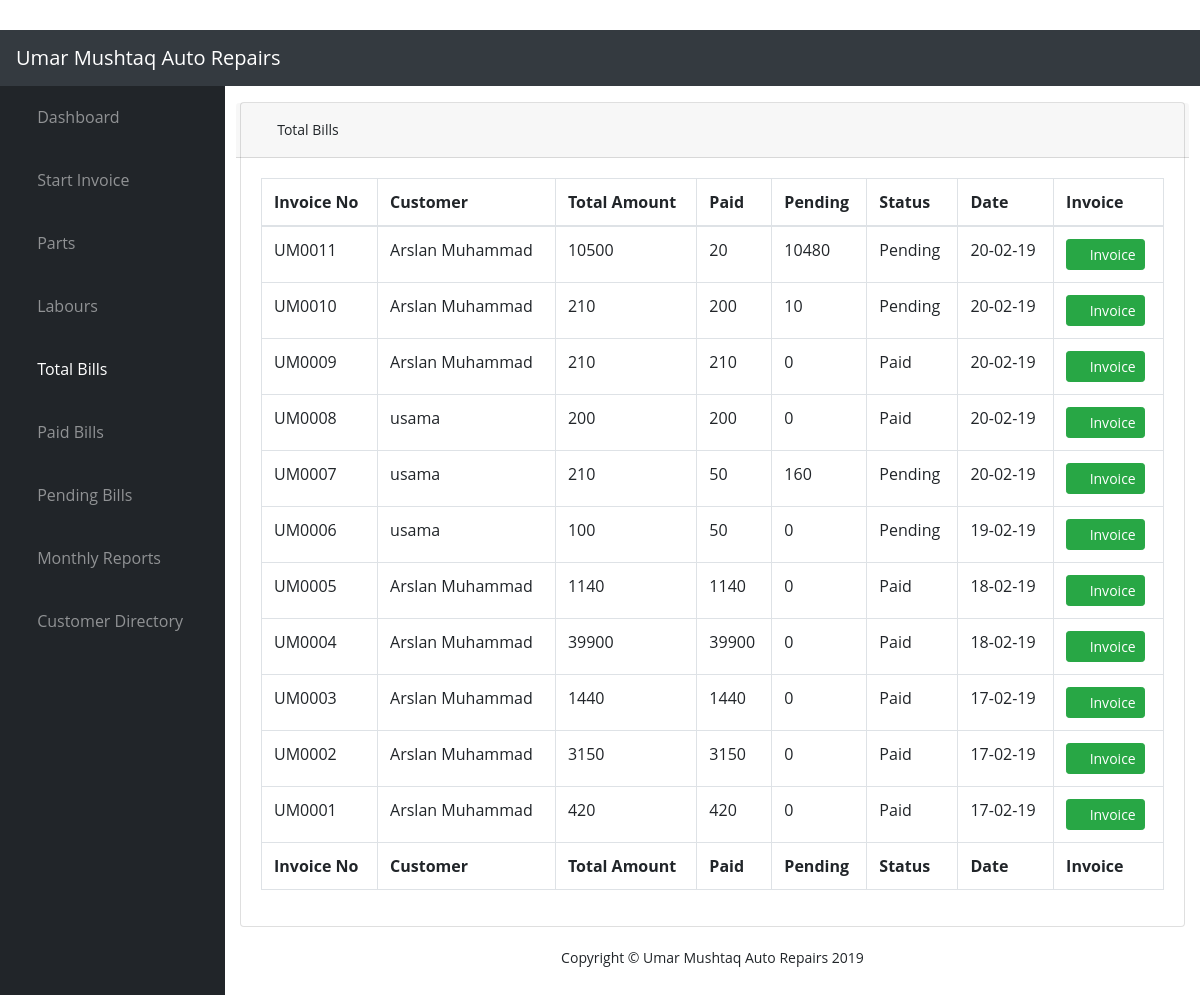
The page /TotalBills (signed in) on the database as committed earlier.
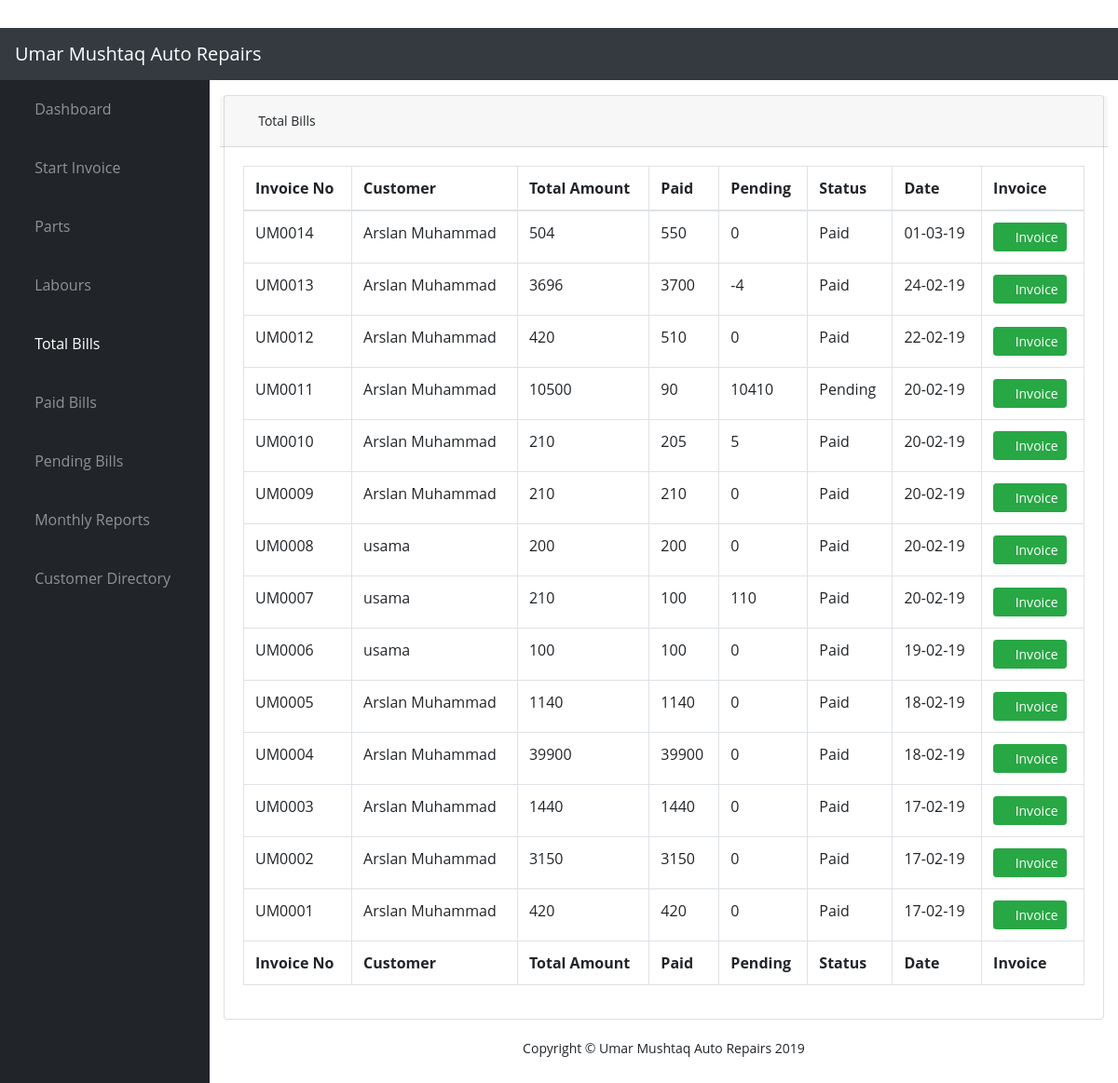
The same page on the database as committed later.
### app/models.py (models this page shows)
class Invoice(models.Model):
    invoiceNo = models.CharField(max_length=10, blank=True)
    customer = models.ForeignKey(Customer, null=True)
    plate = models.CharField(max_length=20)
    model = models.CharField(max_length=20)
    AC_CHOICES = ((True, 'AC'), (False, 'Non AC'))
    isAC = models.BooleanField(choices=AC_CHOICES, default='AC')
    Tran_CHOICES = ((True, 'Automatic'), (False, 'Manual'))
    transmission = models.BooleanField(choices=Tran_CHOICES, default='Automatic')
    color = models.CharField(max_length=20)
    miles = models.CharField(max_length=20)
    motor = models.CharField(max_length=20)
    year = models.CharField(max_length=20)
    partTotal = models.PositiveIntegerField(default = 0)
    labourTotal = models.PositiveIntegerField(default = 0)
    taxAmount = models.DecimalField(default = 0, max_digits=10, decimal_places=2)
    totalAmount = models.DecimalField(default = 0, validators=[MinValueValidator(0)], max_digits=10, decimal_places=2)
    discount = models.PositiveIntegerField(default = 0, validators=[MaxValueValidator(100)])
    grandTotal = models.PositiveIntegerField()
    paid = models.PositiveIntegerField()
    balance = models.IntegerField()
    status = models.BooleanField()
    due_date = models.DateField(default=datetime.now)
    date_created = models.DateTimeField(default=datetime.now, blank=True)
    date_modified = models.DateTimeField(default=datetime.now, blank=True)

class Customer(models.Model):
    name = models.CharField(max_length=200)
    address = models.CharField(max_length=200)
    contact = models.CharField(max_length=200)
    email = models.EmailField(max_length=200)
    date_created = models.DateTimeField(default=datetime.now, blank=True)
    date_modified = models.DateTimeField(default=datetime.now, blank=True)

### app/views.py (the view)
# urls.py: url(r'^TotalBills$', app.views.totalBills, name='totalBills'),
@login_required(login_url='/login/')
def totalBills(request, template_name='app/totalBills.html'):
    bills = Invoice.objects.all().order_by('-date_created')
    data = {
            "totalBills": "active",
            'title':'Total Bills',
            'year':datetime.now().year
           }
    data['bills'] = bills
    return render(request, template_name, data)

### app/templates/app/totalBills.html
{% extends "app/layout.html" %}
{% block content %}
{% load widget_tweaks %}
{% load staticfiles %}
    <div class="container-fluid">
        <div class="card mb-3">
            <div class="card-header form-row">
                <span><i class="fas fa-fw fa-money-bill-alt"></i> Total Bills </span>
            </div>
            <div class="card-body">
                <div class="table-responsive">
                    {% if bills %}
                    <table class="table table-bordered" id="dataTable" width="100%" cellspacing="0">
                        <thead>
                            <tr>
                                <th>Invoice No</th>
                                <th>Customer</th>
                                <th>Total Amount</th>
                                <th>Paid</th>
                                <th>Pending</th>
                                <th>Status</th>
                                <th>Date</th>
                                <th>Invoice</th>
                            </tr>
                        </thead>
                        <tfoot>
                            <tr>
                                <th>Invoice No</th>
                                <th>Customer</th>
                                <th>Total Amount</th>
                                <th>Paid</th>
                                <th>Pending</th>
                                <th>Status</th>
                                <th>Date</th>
                                <th>Invoice</th>
                            </tr>
                        </tfoot>
                        <tbody>
                            {% for bill in bills %}
                            <tr>
                                <td>{{bill.invoiceNo}}</td>
                                <td>{{bill.customer.name}}</td>
                                <td>{{bill.grandTotal}}</td>
                                <td>{{bill.paid}}</td>
                                <td>{{bill.balance}}</td>
                                <td>{% if bill.status == True %} Paid {% else %} Pending {% endif %}</td>
                                <td>{{bill.date_created|date:"d-m-y"}}</td>
                                <td>
                                    <a href="{% url 'invoice' bill.id %}" class="btn btn-success btn-sm">
                                        <i class="fas fa-file-invoice-dollar"></i> Invoice
                                    </a>
                                </td>
                            </tr>
                            {% endfor %}
                        </tbody>
                    </table>
                    {% endif %}
                </div>
            </div>
        </div>
    </div>
{% endblock %}

### app/templates/app/layout.html (shortened to what this page needs)
﻿{% load staticfiles %}
<!DOCTYPE html>
<html lang="en">
  <head>
    <link href="{% static 'app/vendor/bootstrap/css/bootstrap.min.css' %}" rel="stylesheet">
    <link href="{% static 'app/vendor/fontawesome-free/css/all.min.css' %}" rel="stylesheet" type="text/css">
    <link href="{% static 'app/vendor/datatables/dataTables.bootstrap4.css' %}" rel="stylesheet">
    <link href="{% static 'app/css/sb-admin.css' %}" rel="stylesheet">
    <link href="{% static 'app/css/custom-style.css' %}" rel="stylesheet">
    <link href="{% static 'app/vendor/jquery/jquery-ui.css' %}" rel="stylesheet">
  </head>
  <body id="page-top">
    <nav class="navbar navbar-expand navbar-dark bg-dark static-top">
      <a class="navbar-brand mr-1" href="{% url 'home' %}">Umar Mushtaq Auto Repairs</a>
      <button class="btn btn-link btn-sm text-white order-1 order-sm-0" id="sidebarToggle" href="#">
        <i class="fas fa-bars"></i>
      </button>
      <ul class="navbar-nav ml-auto mr-0 mr-md-3 my-2 my-md-0">
        <li class="nav-item">
          <a class="navbar-brand" href="#" data-toggle="modal" data-target="#logoutModal">
           <i class="fas fa-sign-out-alt fa-fw"></i>
          </a>
        </li>
      </ul>
    </nav>
    <div id="wrapper">
      <ul class="sidebar navbar-nav">
        <li class="nav-item {{ home }}">
          <a class="nav-link" href="{% url 'home' %}">
            <i class="fas fa-fw fa-tachometer-alt"></i>
            <span>Dashboard</span>
          </a>
        </li>
        <li class="nav-item {{ startInvoice }}">
          <a class="nav-link" href="{% url 'startInvoice' %}">
            <i class="fas fa-fw fa-file-invoice-dollar"></i>
            <span>Start Invoice</span>
          </a>
        </li>
        <li class="nav-item {{ parts }}">
          <a class="nav-link" href="{% url 'app:parts'%}">
            <i class="fas fa-fw fa-truck-pickup"></i>
            <span>Parts</span>
          </a>
        </li>
        <li class="nav-item {{ labours }}">
          <a class="nav-link" href="{% url 'labours'%}">
            <i class="fas fa-fw fa-dollar-sign"></i>
            <span>Labours</span>
          </a>
        </li>
        <li class="nav-item {{totalBills}}">
          <a class="nav-link" href="{% url 'totalBills' %}">
            <i class="fas fa-fw fa-money-bill-alt"></i>
            <span>Total Bills</span>
          </a>
        </li>
        <li class="nav-item {{ paidBills }}">
          <a class="nav-link" href="{% url 'paidBills' %}">
            <i class="fas fa-fw fa-money-bill-alt"></i>
            <span>Paid Bills</span>
          </a>
        </li>
        <li class="nav-item {{ pendingBills }}">
          <a class="nav-link" href="{% url 'pendingBills' %}">
            <i class="fas fa-fw fa-money-bill-alt"></i>
            <span>Pending Bills</span>
          </a>
        </li>
        <li class="nav-item {{ report }}">
          <a class="nav-link" href="{% url 'report' %}">
            <i class="fas fa-fw fa-receipt"></i>
            <span>Monthly Reports</span>
          </a>
        </li>
        <li class="nav-item {{ customerDirectory }}">
          <a class="nav-link" href="{% url 'customers' %}">
            <i class="fas fa-fw fa-users"></i>
            <span>Customer Directory</span>
          </a>
        </li>
      </ul>
      <div id="content-wrapper">
        {% block content %}{% endblock %}
        <footer>
          <div class="container my-auto">
            <div class="copyright text-center my-auto">
              <span>Copyright © Umar Mushtaq Auto Repairs {{year}}</span>
            </div>
          </div>
        </footer>
      </div>
    </div>
  </body>
</html>

### app/static/app/css/sb-admin.css (style rules this page uses)
html { position: relative; min-height: 100%; }
body { height: 100%; }
#wrapper { display: -webkit-box; display: -ms-flexbox; display: flex; }
#wrapper #content-wrapper { overflow-x: hidden; width: 100%; padding-top: 1rem; padding-bottom: 80px; }
.navbar-nav .nav-item.active .nav-link { color: #fff; }
.sidebar { width: 90px !important; background-color: #212529; min-height: calc(100vh - 56px); }
.sidebar .nav-item:last-child { margin-bottom: 1rem; }
.sidebar .nav-item .nav-link { text-align: center; padding: 0.75rem 1rem; width: 90px; }
.sidebar .nav-item .nav-link span { font-size: 0.65rem; display: block; }
.sidebar .nav-item .nav-link { color: rgba(255, 255, 255, 0.5); }
@media (min-width: 768px) { .sidebar { width: 225px !important; } }
@media (min-width: 768px) { .sidebar .nav-item .nav-link { display: block; width: 100%; text-align: left; padding: 1rem; width: 225px; } }
@media (min-width: 768px) { .sidebar .nav-item .nav-link span { font-size: 1rem; display: inline; } }
:root { --input-padding-x: 0.75rem; --input-padding-y: 0.75rem; }

Rows that differ between the two databases and show on the page:
added Invoice: invoiceNo "UM0014", customer.name "Arslan Muhammad", grandTotal "504", paid "550", balance "0", status "Paid", date_created "01-03-19"
added Invoice: invoiceNo "UM0013", customer.name "Arslan Muhammad", grandTotal "3696", paid "3700", balance "-4", status "Paid", date_created "24-02-19"
added Invoice: invoiceNo "UM0012", customer.name "Arslan Muhammad", grandTotal "420", paid "510", balance "0", status "Paid", date_created "22-02-19"
changed Invoice "UM0011": paid "20" → "90"; balance "10480" → "10410"
changed Invoice "UM0010": paid "200" → "205"; balance "10" → "5"; status "Pending" → "Paid"
changed Invoice "UM0007": paid "50" → "100"; balance "160" → "110"; status "Pending" → "Paid"
changed Invoice "UM0006": paid "50" → "100"; status "Pending" → "Paid"
